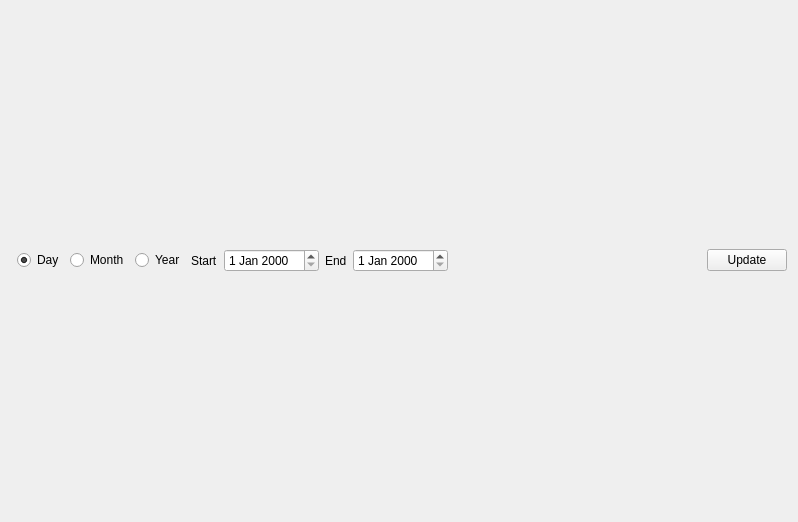
<?xml version="1.0" encoding="UTF-8"?>
<ui version="4.0">
 <class>StatForm</class>
 <widget class="QWidget" name="StatForm">
  <property name="geometry">
   <rect>
    <x>0</x>
    <y>0</y>
    <width>798</width>
    <height>522</height>
   </rect>
  </property>
  <property name="windowTitle">
   <string>Form</string>
  </property>
  <layout class="QGridLayout" name="gridLayout">
   <item row="0" column="1">
    <widget class="QRadioButton" name="mDayRadio">
     <property name="text">
      <string>Day</string>
     </property>
     <property name="checked">
      <bool>true</bool>
     </property>
    </widget>
   </item>
   <item row="0" column="6">
    <widget class="QLabel" name="label_2">
     <property name="text">
      <string>End</string>
     </property>
    </widget>
   </item>
   <item row="0" column="4">
    <widget class="QLabel" name="label">
     <property name="text">
      <string>Start</string>
     </property>
    </widget>
   </item>
   <item row="0" column="9">
    <widget class="QPushButton" name="mUpdateBtn">
     <property name="text">
      <string>Update</string>
     </property>
    </widget>
   </item>
   <item row="1" column="0" colspan="10">
    <layout class="QGridLayout" name="mGridLayout"/>
   </item>
   <item row="0" column="2">
    <widget class="QRadioButton" name="mMonthRadio">
     <property name="text">
      <string>Month</string>
     </property>
    </widget>
   </item>
   <item row="0" column="8">
    <spacer name="horizontalSpacer">
     <property name="orientation">
      <enum>Qt::Horizontal</enum>
     </property>
     <property name="sizeHint" stdset="0">
      <size>
       <width>40</width>
       <height>20</height>
      </size>
     </property>
    </spacer>
   </item>
   <item row="0" column="5">
    <widget class="QDateEdit" name="mStartDate"/>
   </item>
   <item row="0" column="3">
    <widget class="QRadioButton" name="mYearRadio">
     <property name="text">
      <string>Year</string>
     </property>
    </widget>
   </item>
   <item row="0" column="7">
    <widget class="QDateEdit" name="mEndDate"/>
   </item>
  </layout>
 </widget>
 <tabstops>
  <tabstop>mDayRadio</tabstop>
  <tabstop>mMonthRadio</tabstop>
  <tabstop>mYearRadio</tabstop>
  <tabstop>mStartDate</tabstop>
  <tabstop>mEndDate</tabstop>
  <tabstop>mUpdateBtn</tabstop>
 </tabstops>
 <resources/>
 <connections/>
</ui>
